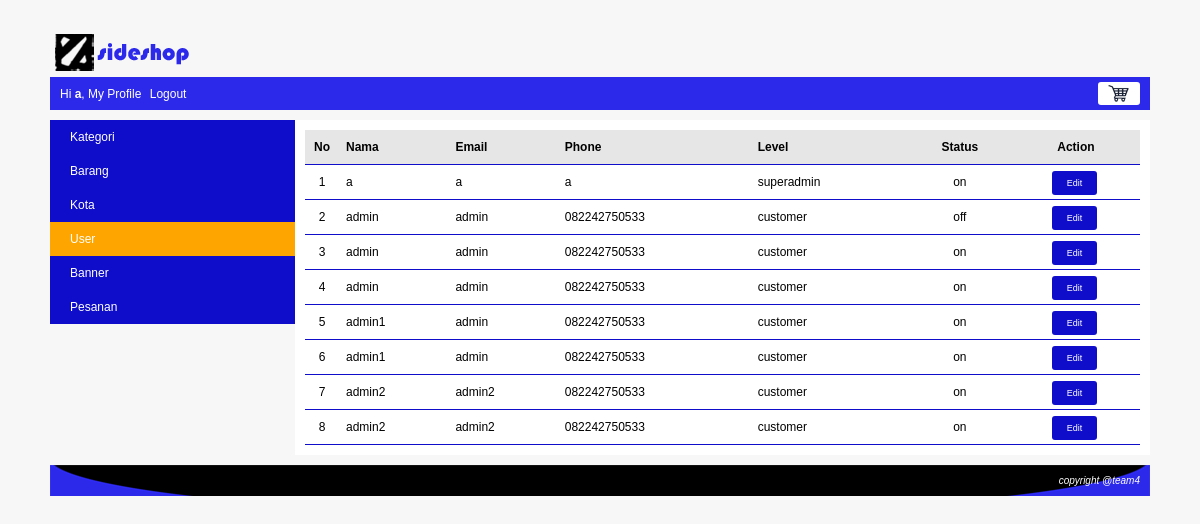
Screenshot of /index.php?page=profile&module=user&action=list (signed in) with the database file from the repository.
### tables this page shows
CREATE TABLE `user` (
  `user_id` int(10) NOT NULL,
  `level` varchar(30) NOT NULL,
  `nama` varchar(150) NOT NULL,
  `email` varchar(150) NOT NULL,
  `alamat` varchar(400) NOT NULL,
  `phone` varchar(15) NOT NULL,
  `password` varchar(200) NOT NULL,
  `status` enum('on','off') NOT NULL
);

### module/user/list.php (the view)
<?php
    $no=1;
    $queryAdmin = mysqli_query($koneksi, "SELECT * FROM user ORDER BY nama ASC");
    if(mysqli_num_rows($queryAdmin) == 0)
    {
        echo "<h3>Saat ini belum ada data user yang dimasukan</h3>";
    }
    else
    {
        echo "<table class='table-list'>";
            echo "<tr class='baris-title'>
                    <th class='kolom-nomor'>No</th>
                    <th class='kiri'>Nama</th>
                    <th class='kiri'>Email</th>
                    <th class='kiri'>Phone</th>
                    <th class='kiri'>Level</th>
                    <th class='tengah'>Status</th>
                    <th class='tengah'h>Action</th>
                 </tr>";
            while($rowUser=mysqli_fetch_array($queryAdmin))
            {
                echo "<tr>
                        <td class='kolom-nomor'>$no</td>
                        <td>$rowUser[nama]</td>
                        <td>$rowUser[email]</td>
                        <td>$rowUser[phone]</td>
                        <td>$rowUser[level]</td>
                        <td class='tengah'>$rowUser[status]</td>
                        <td class='tengah'><a class='tombol-action' href='".BASE_URL."index.php?page=profile&module=user&action=form&user_id=$rowUser[user_id]"."'>Edit</a></td>
                     </tr>";
                $no++;
            }
        echo "</table>";
    }
?>

### index.php (shortened to what this page needs)
<?php
	$page = isset($_GET['page']) ? $_GET['page'] : false;
	$user_id = isset($_SESSION['user_id']) ? $_SESSION['user_id'] : false;
	$nama = isset($_SESSION['nama']) ? $_SESSION['nama'] : false;
	$level = isset($_SESSION['level']) ? $_SESSION['level'] : false;
?>
<!DOCTYPE html>
<html>
<head>
	<link href="<?php echo BASE_URL."css/style.css"; ?>" type="text/css" rel="stylesheet" />
	<link href="<?php echo BASE_URL."css/banner.css"; ?>" type="text/css" rel="stylesheet" />
</head>
<body>
	<div id="container">
		<div id="header">
				<a href="<?php echo BASE_URL."index.php"; ?>">
					<img src="<?php echo BASE_URL."images/logo.png"; ?>">
				</a>
				<div id="menu">
					<div id="user">
						<?php
							if($user_id){
								echo "Hi <b>$nama</b>,
									  <a href='".BASE_URL."index.php?page=profile&module=pesanan&action=list'>My Profile</a>
									  <a href='".BASE_URL."logout.php'>Logout</a>";
							}else{
								echo "<a href='".BASE_URL."login.html'>Login</a>
									 <a href='".BASE_URL."register.html'>Register</a>";
							}
						?>
					</div>
					<a href="<?php echo BASE_URL."keranjang.html"; ?>" id="button-keranjang">
						<img src="<?php echo BASE_URL."images/cart.png"; ?>" />
					</a>
				</div>
			</div>
		<div id="content">
			<?php
			 	$filename = "$page.php";
			 	if (file_exists($filename)) {
			 		include_once($filename);
			 	}else{
			 		include_once("main.php");
			 	}
			?>
		</div>
		<div id="footer">
			<p>copyright @team4</p>
		</div>
	</div>
</body>
</html>

### profile.php (shortened to what this page needs)
<?php
	if($user_id){
		$module = isset($_GET['module']) ? $_GET['module'] : false;
		$action = isset($_GET['action']) ? $_GET['action'] : false;
	}else{
		header("location: ".BASE_URL."index.php?page=login");
	}
?>
<div id="bg-page-profile">
	<div id="menu-profile">
		<ul>
			<?php
				if ($level=="superadmin") {
			?>
					<li>
						<a <?php if($module == "kategori"){ echo "class='active'"; } ?> href="<?php echo BASE_URL."index.php?page=profile&module=kategori&action=list"; ?>">Kategori</a>
					</li>
					<li>
						<a <?php if($module == "barang"){ echo "class='active'"; } ?> href="<?php echo BASE_URL."index.php?page=profile&module=barang&action=list"; ?>">Barang</a>
					</li>
					<li>
						<a <?php if($module == "kota"){ echo "class='active'"; } ?> href="<?php echo BASE_URL."index.php?page=profile&module=kota&action=list"; ?>">Kota</a>
					</li>
					<li>
						<a <?php if($module == "user"){ echo "class='active'"; } ?> href="<?php echo BASE_URL."index.php?page=profile&module=user&action=list"; ?>">User</a>
					</li>
					<li>
						<a <?php if($module == "banner"){ echo "class='active'"; } ?> href="<?php echo BASE_URL."index.php?page=profile&module=banner&action=list"; ?>">Banner</a>
					</li>
			<?php
				}
			?>
					<li>
						<a <?php if($module == "pesanan"){ echo "class='active'"; } ?> href="<?php echo BASE_URL."index.php?page=profile&module=pesanan&action=list"; ?>">Pesanan</a>
					</li>
		</ul>
	</div>
	<div id="profile-content">
		<?php
			$file = "module/$module/$action.php";
			if(file_exists($file)){
				include_once($file);
			}else{
				echo "<h3>Maaf, halaman tersebut tidak ditemukan</h3>";
			}
		?>
	</div>
</div>

### css/style.css (style rules this page uses)
body { font-family:arial; font-size:12px; color:black; background:#F7F7F7; margin:0px; }
#container { width: 1100px; height: auto; margin: 0px auto; padding: 10px; }
#container #header { margin-top: 20px; }
#container #header #menu { background: #2c29eb; padding: 5px 10px; overflow: hidden; }
#container #header #menu #user { float: left; color: white; }
#container #header #menu #user a { color: white; padding-right: 5px; margin-top: 5px; display: inline-block; text-decoration: none; }
#container #header #menu #button-keranjang { float: right; background: white; padding: 2px 10px; border-radius: 3px; text-decoration: none; }
#container #header #menu #button-keranjang img { vertical-align: bottom; }
#container #footer { background-image: url("../images/slide/wallbawah.png"); background-color: #cccccc; padding: 10px; }
#container #footer p { color: white; text-align: right; font-size: 10px; font-style: italic; margin: 0px; }
#container #content { padding: 10px 0px; overflow: hidden; }
#bg-page-profile { overflow: hidden; }
#menu-profile { float: left; width: 245px; background: #0f0dc9; }
#menu-profile ul { margin: 0px; padding: 0px; list-style: none; }
#menu-profile ul li a { display: block; color: white; text-decoration: none; padding: 10px 20px; }
#menu-profile ul li a:hover, #menu-profile ul li a.active { background:orange; }
#profile-content { float: left; width: 835px; padding: 10px; background: white; }
.table-list { width: 100%; border-collapse: collapse; }
.table-list tr { border-bottom: 1px solid #0f0dc9; }
.table-list tr.baris-title { background: #E6E6E6; }
.table-list tr th, .table-list tr td { padding: 10px 7px; }
.kolom-nomor { width: 20px; text-align: center; }
.tengah { text-align: center; }
.kiri { text-align: left; }
.tombol-action { background: #0f0dc9; color: white; padding: 7px 15px; border-radius: 3px; cursor: pointer; text-decoration: none; margin-right: 3px; font-size: 9px; }

### rows the page displays
user: nama "a", email "a", phone "a", level "superadmin", status "on"
user: nama "admin", email "admin", phone "082242750533", level "customer", status "off"
user: nama "admin", email "admin", phone "082242750533", level "customer", status "on"
user: nama "admin", email "admin", phone "082242750533", level "customer", status "on"
user: nama "admin1", email "admin", phone "082242750533", level "customer", status "on"
user: nama "admin1", email "admin", phone "082242750533", level "customer", status "on"
user: nama "admin2", email "admin2", phone "082242750533", level "customer", status "on"
user: nama "admin2", email "admin2", phone "082242750533", level "customer", status "on"

### other values shown
$nama "a"
